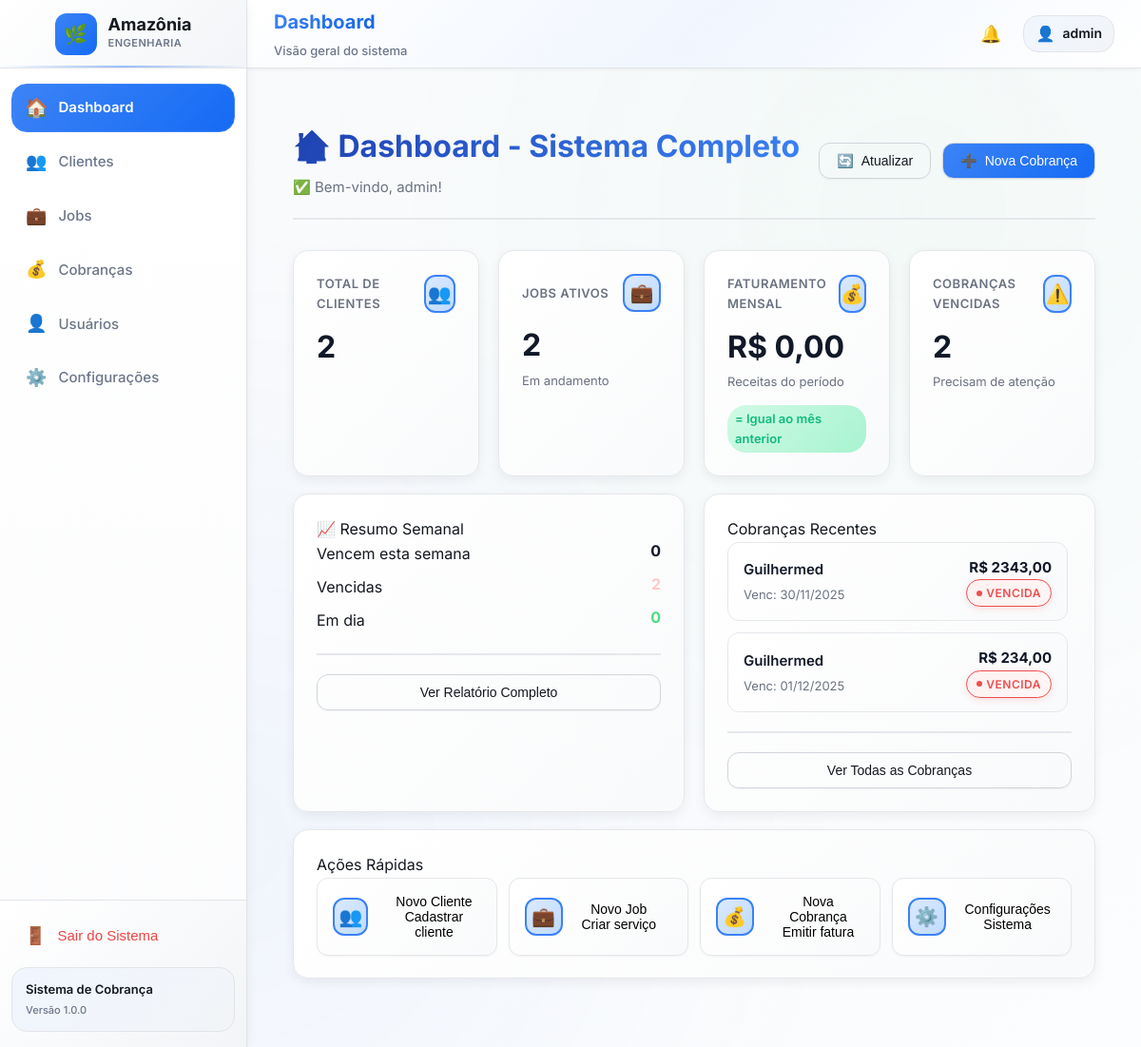
The page /dashboard/ (signed in) on the database its author committed.
### app_financeiro/models.py (models this page shows, shortened)
class Cobranca(models.Model):
    STATUS_CHOICES = [
        ("pendente", "Pendente"),
        ("vencida", "Vencida"),
        ("paga", "Paga"),
    ]
    number = models.CharField("Número", max_length=30, unique=True)
    client = models.ForeignKey(
        Client,
        on_delete=models.PROTECT,
        related_name="cobrancas",
        verbose_name="Cliente",
    )
    job = models.ForeignKey(
        Job,
        on_delete=models.SET_NULL,
        null=True,
        blank=True,
        related_name="cobrancas",
        verbose_name="Job (opcional)",
    )
    value = models.DecimalField("Valor", max_digits=10, decimal_places=2)
    issue_date = models.DateField("Data de emissão")
    due_date = models.DateField("Data de vencimento")
    payment_date = models.DateField("Data de pagamento", null=True, blank=True)
    status = models.CharField(
        "Status",
        max_length=10,
        choices=STATUS_CHOICES,
        default="pendente",
    )
    last_reminder = models.DateField(
        "Último lembrete",
        null=True,
        blank=True,
    )
    notes = models.TextField("Observações", blank=True)
    created_at = models.DateTimeField(auto_now_add=True)
    updated_at = models.DateTimeField(auto_now=True)
    class Meta:
        ordering = ["-issue_date", "-id"]
        verbose_name = "Cobrança"
        verbose_name_plural = "Cobranças"

class Client(models.Model):
    TYPE_CHOICES = [
        ('CPF', 'CPF'),
        ('CNPJ', 'CNPJ'),
    ]
    name = models.CharField(max_length=255)
    document = models.CharField(max_length=32, blank=True)
    type = models.CharField(max_length=4, choices=TYPE_CHOICES, default='CPF')
    email = models.EmailField(blank=True, null=True)
    phone = models.CharField(max_length=32, blank=True, null=True)
    address = models.TextField(blank=True)
    notes = models.TextField(blank=True)
    is_active = models.BooleanField(default=True)
    created_at = models.DateTimeField(auto_now_add=True)
    updated_at = models.DateTimeField(auto_now=True)
    class Meta:
        ordering = ['name']

### app_financeiro/views.py (the view)
# urls.py: path('dashboard/', views.dashboard, name='dashboard'),
@login_required
def dashboard(request):
    today = timezone.localdate()
    total_clientes = Client.objects.filter(is_active=True).count()
    jobs_ativos = Job.objects.filter(status__in=['pendente', 'em_andamento']).count()
    faturamento_mensal = Cobranca.objects.filter(
        status='paga',
        payment_date__year=today.year,
        payment_date__month=today.month
    ).aggregate(total=Sum('value'))['total'] or Decimal('0.00')
    mes_anterior = today.replace(day=1) - timedelta(days=1)
    faturamento_mes_anterior = Cobranca.objects.filter(
        status='paga',
        payment_date__year=mes_anterior.year,
        payment_date__month=mes_anterior.month
    ).aggregate(total=Sum('value'))['total'] or Decimal('0.00')
    crescimento = 0
    if faturamento_mes_anterior > 0:
        crescimento = ((faturamento_mensal - faturamento_mes_anterior) / faturamento_mes_anterior) * 100
    cobrancas_vencidas = Cobranca.objects.filter(
        status='vencida'
    ).count()
    semana_inicio = today
    semana_fim = today + timedelta(days=7)
    vencem_semana = Cobranca.objects.filter(
        due_date__gte=semana_inicio,
        due_date__lte=semana_fim,
        status='pendente'
    ).count()
    vencidas = Cobranca.objects.filter(status='vencida').count()
    em_dia = Cobranca.objects.filter(status='paga').count()
    cobrancas_recentes = Cobranca.objects.select_related(
        'client', 'job'
    ).order_by('-created_at')[:5]
    context = get_base_context(request)
    context.update({
        'page_title': 'Dashboard',
        'total_clientes': total_clientes,
        'jobs_ativos': jobs_ativos,
        'faturamento_mensal': faturamento_mensal,
        'crescimento': round(crescimento, 2),
        'cobrancas_vencidas': cobrancas_vencidas,
        'vencem_semana': vencem_semana,
        'vencidas': vencidas,
        'em_dia': em_dia,
        'cobrancas_recentes': cobrancas_recentes,
    })
    return render(request, 'dashboard/dashboard.html', context)

### app_financeiro/views.py (called while the page is built)
def get_base_context(request):
    context = {}
    if request.user.is_authenticated:
        unread_notifications = Notification.objects.filter(
            user=request.user,
            is_read=False
        )
        context['unread_count'] = unread_notifications.count()
        context['recent_notifications'] = Notification.objects.filter(
            user=request.user
        )[:5]
    return context

### templates/dashboard/dashboard.html (shortened to what this page needs)
{% extends "components/layout.html" %}
{% load static %}
{% block extra_head %}
  <link rel="stylesheet" href="{% static 'css/dashboard.css' %}">
{% endblock %}
{% block content %}
<div class="page animate-fade-in">
  <div class="top-row">
    <div class="top-row-main">
      <h1>🏠 Dashboard - Sistema Completo</h1>
      <p>✅ Bem-vindo, {{ user.first_name|default:user.username }}!</p>
    </div>
    <div class="top-row-actions">
      <button class="btn btn-outline" onclick="location.reload()">
        <span class="icon">🔄</span>
        <span>Atualizar</span>
      </button>
      <button
        class="btn btn-primary"
        onclick="window.location.href='{% url 'cobrancas' %}'"
      >
        <span class="icon">➕</span>
        <span>Nova Cobrança</span>
      </button>
    </div>
  </div>
  <div class="grid grid-md-2 grid-lg-4" style="margin-bottom: 18px">
    <div class="card metric-card">
      <div class="metric-header">
        <div>
          <div class="metric-title">Total de Clientes</div>
        </div>
        <div class="metric-icon">
          <span>👥</span>
        </div>
      </div>
      <div class="metric-value">{{ total_clientes }}</div>
      <div class="metric-subtitle">&nbsp;</div>
    </div>
    <div class="card metric-card">
      <div class="metric-header">
        <div>
          <div class="metric-title">Jobs Ativos</div>
        </div>
        <div class="metric-icon">
          <span>💼</span>
        </div>
      </div>
      <div class="metric-value">{{ jobs_ativos }}</div>
      <div class="metric-subtitle">Em andamento</div>
    </div>
    <div class="card metric-card success">
      <div class="metric-header">
        <div>
          <div class="metric-title">Faturamento Mensal</div>
        </div>
        <div class="metric-icon">
          <span>💰</span>
        </div>
      </div>
      <div class="metric-value">R$ {{ faturamento_mensal|floatformat:2 }}</div>
      <div class="metric-subtitle">Receitas do período</div>
      {% if crescimento > 0 %}
      <div class="metric-trend" style="color: #22c55e">
        ▲ Crescimento de {{ crescimento|floatformat:2 }}% em relação ao mês anterior
      </div>
      {% elif crescimento < 0 %}
      <div class="metric-trend" style="color: #f87171">
        ▼ Redução de {{ crescimento|floatformat:2|cut:"-" }}% em relação ao mês anterior
      </div>
      {% else %}
      <div class="metric-trend">= Igual ao mês anterior</div>
      {% endif %}
    </div>
    <div class="card metric-card danger">
      <div class="metric-header">
        <div>
          <div class="metric-title">Cobranças Vencidas</div>
        </div>
        <div class="metric-icon">
          <span>⚠️</span>
        </div>
      </div>
      <div class="metric-value">{{ cobrancas_vencidas }}</div>
      <div class="metric-subtitle">Precisam de atenção</div>
    </div>
  </div>
  <div class="grid grid-md-2" style="margin-bottom: 18px">
    <div class="card">
      <div class="card-header">
        <div class="card-title">
          <span class="icon">📈</span>
          <span>Resumo Semanal</span>
        </div>
      </div>
      <div class="card-content">
        <div
          class="metric-row"
          style="
            display: flex;
            justify-content: space-between;
            margin-bottom: 8px;
          "
        >
          <span class="card-subtitle">Vencem esta semana</span>
          <span class="metric-value" style="font-size: 16px"
            >{{ vencem_semana }}</span
          >
        </div>
        <div
          class="metric-row"
          style="
            display: flex;
            justify-content: space-between;
            margin-bottom: 8px;
          "
        >
          <span class="card-subtitle">Vencidas</span>
          <span class="metric-value" style="font-size: 16px; color: #fecaca"
            >{{ vencidas }}</span
          >
        </div>
        <div
          class="metric-row"
          style="
            display: flex;
            justify-content: space-between;
            margin-bottom: 10px;
          "
        >
          <span class="card-subtitle">Em dia</span>
          <span class="metric-value" style="font-size: 16px; color: #4ade80"
            >{{ em_dia }}</span
          >
        </div>
        <div class="section-divider">
          <button
            class="btn btn-outline"
            style="width: 100%; justify-content: center"
            onclick="window.location.href='{% url 'cobrancas' %}'"
          >
            Ver Relatório Completo
          </button>
        </div>
      </div>
    </div>
    <div class="card">
      <div class="card-header">
        <div class="card-title">
          <span>Cobranças Recentes</span>
        </div>
      </div>
      <div class="card-content">
        <div class="invoice-list">
          {% for cobranca in cobrancas_recentes %}
          <div class="invoice-item">
            <div class="invoice-item-main">
              <p class="invoice-client">{{ cobranca.client.name }}</p>
              <p class="invoice-date">
                Venc: {{ cobranca.due_date|date:"d/m/Y" }}
              </p>
            </div>
            <div>
              <p class="invoice-value">R$ {{ cobranca.value|floatformat:2 }}</p>
              {% if cobranca.status == 'paga' %}
              <span class="status-badge status-active">Paga</span>
              {% elif cobranca.status == 'vencida' %}
              <span class="status-badge status-overdue">Vencida</span>
              {% else %}
              <span class="status-badge status-pending">Pendente</span>
              {% endif %}
            </div>
          </div>
          {% empty %}
          <p style="text-align: center; color: #6b7280; padding: 20px">
            Nenhuma cobrança cadastrada ainda.
          </p>
          {% endfor %}
        </div>
        <div class="section-divider">
          <button
            class="btn btn-outline"
            style="width: 100%; justify-content: center"
            onclick="window.location.href='{% url 'cobrancas' %}'"
          >
            Ver Todas as Cobranças
          </button>
        </div>
      </div>
    </div>
  </div>
  <div class="card">
    <div class="card-header">
      <div class="card-title">
        <span>Ações Rápidas</span>
      </div>
    </div>
    <div class="card-content">
      <div class="quick-actions-grid">
        <button
          class="btn quick-action-btn"
          onclick="window.location.href='{% url 'clientes' %}'"
        >
          <span class="quick-action-icon">👥</span>
          <div class="quick-action-text">
            <p class="quick-action-title">Novo Cliente</p>
            <p class="quick-action-sub">Cadastrar cliente</p>
          </div>
        </button>
        <button
          class="btn quick-action-btn"
          onclick="window.location.href='{% url 'jobs' %}'"
        >
          <span class="quick-action-icon">💼</span>
          <div class="quick-action-text">
            <p class="quick-action-title">Novo Job</p>
            <p class="quick-action-sub">Criar serviço</p>
          </div>
        </button>
        <button
          class="btn quick-action-btn"
          onclick="window.location.href='{% url 'cobrancas' %}'"
        >
          <span class="quick-action-icon">💰</span>
          <div class="quick-action-text">
            <p class="quick-action-title">Nova Cobrança</p>
            <p class="quick-action-sub">Emitir fatura</p>
          </div>
        </button>
        <button
          class="btn quick-action-btn"
          onclick="window.location.href='{% url 'configuracoes' %}'"
        >
          <span class="quick-action-icon">⚙️</span>
          <div class="quick-action-text">
            <p class="quick-action-title">Configurações</p>
            <p class="quick-action-sub">Sistema</p>
          </div>
        </button>
      </div>
    </div>
  </div>
</div>
{% endblock %}

### templates/components/layout.html (shortened to what this page needs)
{% load static %}
<!DOCTYPE html>
<html lang="pt-BR">
  <head>
    <link rel="stylesheet" href="{% static 'css/base.css' %}" />
    <link rel="stylesheet" href="{% static 'css/layout.css' %}" />
    {% block extra_head %}{% endblock %}
  </head>
  <body>
    <div class="app-shell">
      <aside class="app-sidebar">
        <div class="sidebar-header">
          <div class="sidebar-logo-wrap">
            <div class="sidebar-logo-icon">
              <span class="icon">🌿</span>
            </div>
            <div class="sidebar-logo-text">
              <div class="sidebar-logo-title">Amazônia</div>
              <div class="sidebar-logo-subtitle">Engenharia</div>
            </div>
          </div>
        </div>
        <nav class="sidebar-nav">
          <a
            href="{% url 'dashboard' %}"
            class="nav-link {% if request.resolver_match.url_name == 'dashboard' %}is-active{% endif %}"
          >
            <span class="icon">🏠</span>
            <span>Dashboard</span>
          </a>
          <a
            href="{% url 'clientes' %}"
            class="nav-link {% if request.resolver_match.url_name == 'clientes' %}is-active{% endif %}"
          >
            <span class="icon">👥</span>
            <span>Clientes</span>
          </a>
          <a
            href="{% url 'jobs' %}"
            class="nav-link {% if request.resolver_match.url_name == 'jobs' %}is-active{% endif %}"
          >
            <span class="icon">💼</span>
            <span>Jobs</span>
          </a>
          <a
            href="{% url 'cobrancas' %}"
            class="nav-link {% if request.resolver_match.url_name == 'cobrancas' %}is-active{% endif %}"
          >
            <span class="icon">💰</span>
            <span>Cobranças</span>
          </a>
          {% if user.is_staff %}
          <a
            href="{% url 'usuarios' %}"
            class="nav-link {% if request.resolver_match.url_name == 'usuarios' %}is-active{% endif %}"
          >
            <span class="icon">👤</span>
            <span>Usuários</span>
          </a>
          {% endif %}
          <a
            href="{% url 'configuracoes' %}"
            class="nav-link {% if request.resolver_match.url_name == 'configuracoes' %}is-active{% endif %}"
          >
            <span class="icon">⚙️</span>
            <span>Configurações</span>
          </a>
        </nav>
        <div class="sidebar-footer">
          <form method="post" action="{% url 'logout' %}" style="width: 100%; margin-bottom: 12px;">
            <button type="submit" class="nav-link" style="
              width: 100%;
              text-align: left;
              background: none;
              border: none;
              cursor: pointer;
              color: #ef4444;
            ">
              <span class="icon">🚪</span>
              <span>Sair do Sistema</span>
            </button>
          </form>
          <div class="sidebar-footer-box">
            <p class="sidebar-footer-title">Sistema de Cobrança</p>
            <p class="sidebar-footer-subtitle">Versão 1.0.0</p>
          </div>
        </div>
      </aside>
      <div class="app-main">
        <header class="app-header">
          <div class="header-left">
            <h1 class="header-title">{% block header_title %}Dashboard{% endblock %}</h1>
            <p class="header-subtitle">{% block header_subtitle %}Visão geral do sistema{% endblock %}</p>
          </div>
          <div class="header-right">
            <div class="notifications-wrapper" style="position: relative;">
              <button
                class="btn-header"
                id="notifications-bell"
                type="button"
                style="position: relative;"
              >
                <span class="icon">🔔</span>
              </button>
            </div>
            <div class="user-chip">
              <span class="icon">👤</span>
              <span class="user-name">{{ user.username }}</span>
            </div>
          </div>
        </header>
        <div class="app-content">
          {% block content %}{% endblock %}
        </div>
      </div>
    </div>
  </body>
</html>

### rows shown on the page
Cobranca: client.name "Guilhermed", due_date "30/11/2025", value "2343,00", status "VENCIDA"
Cobranca: client.name "Guilhermed", due_date "01/12/2025", value "234,00", status "VENCIDA"

### other values the page prints
{{ user.username }} "admin"
{{ user.first_name|default:user.username }} "admin"
{{ total_clientes }} "2"
{{ jobs_ativos }} "2"
{{ faturamento_mensal|floatformat:2 }} "0,00"
{{ cobrancas_vencidas }} "2"
{{ vencem_semana }} "0"
{{ vencidas }} "2"
{{ em_dia }} "0"
